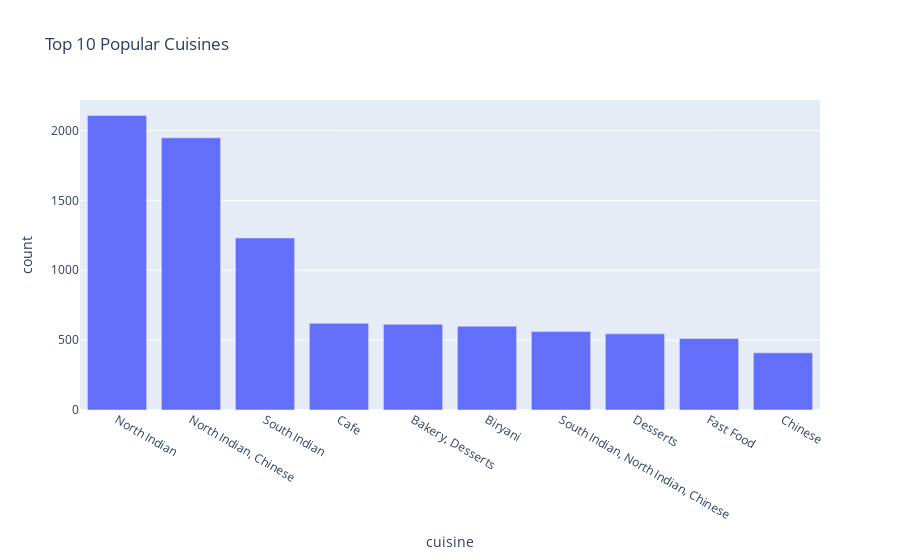

Here is the notebook cell this chart was saved with:
### Markdown cell above
## What are the top 10 most popular cuisines?

### Code cell
cuisine_counts = df['cuisines'].value_counts().nlargest(10).reset_index()
cuisine_counts.columns = ['cuisine', 'count']

px.bar(cuisine_counts, x='cuisine', y='count', 
        title="Top 10 Popular Cuisines")

### Figure 1 — Plotly figure (JSON) as saved in the notebook; plotly's stock layout.template omitted (floating-point values rounded to 4 significant figures)
{"data": [{"hovertemplate": "cuisine=%{x}<br>count=%{y}<extra></extra>", "legendgroup": "", "marker": {"color": "#636efa", "pattern": {"shape": ""}}, "name": "", "orientation": "v", "showlegend": false, "textposition": "auto", "type": "bar", "x": ["North Indian", "North Indian, Chinese", "South Indian", "Cafe", "Bakery, Desserts", "Biryani", "South Indian, North Indian, Chinese", "Desserts", "Fast Food", "Chinese"], "xaxis": "x", "y": [2107, 1947, 1231, 620, 613, 599, 561, 545, 512, 409], "yaxis": "y"}], "layout": {"barmode": "relative", "legend": {"tracegroupgap": 0}, "title": {"text": "Top 10 Popular Cuisines"}, "xaxis": {"anchor": "y", "domain": [0, 1], "title": {"text": "cuisine"}}, "yaxis": {"anchor": "x", "domain": [0, 1], "title": {"text": "count"}}}}
